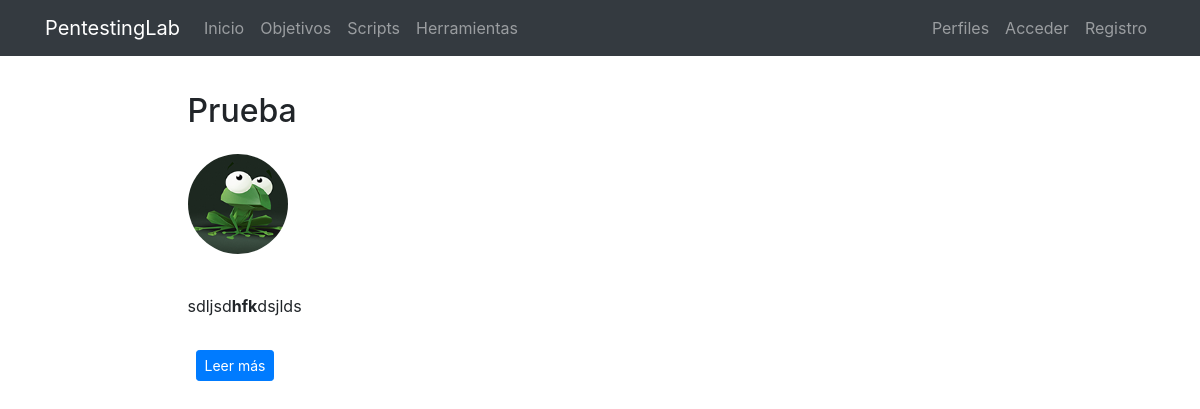
Page /es/scripts/ on the earlier database version.
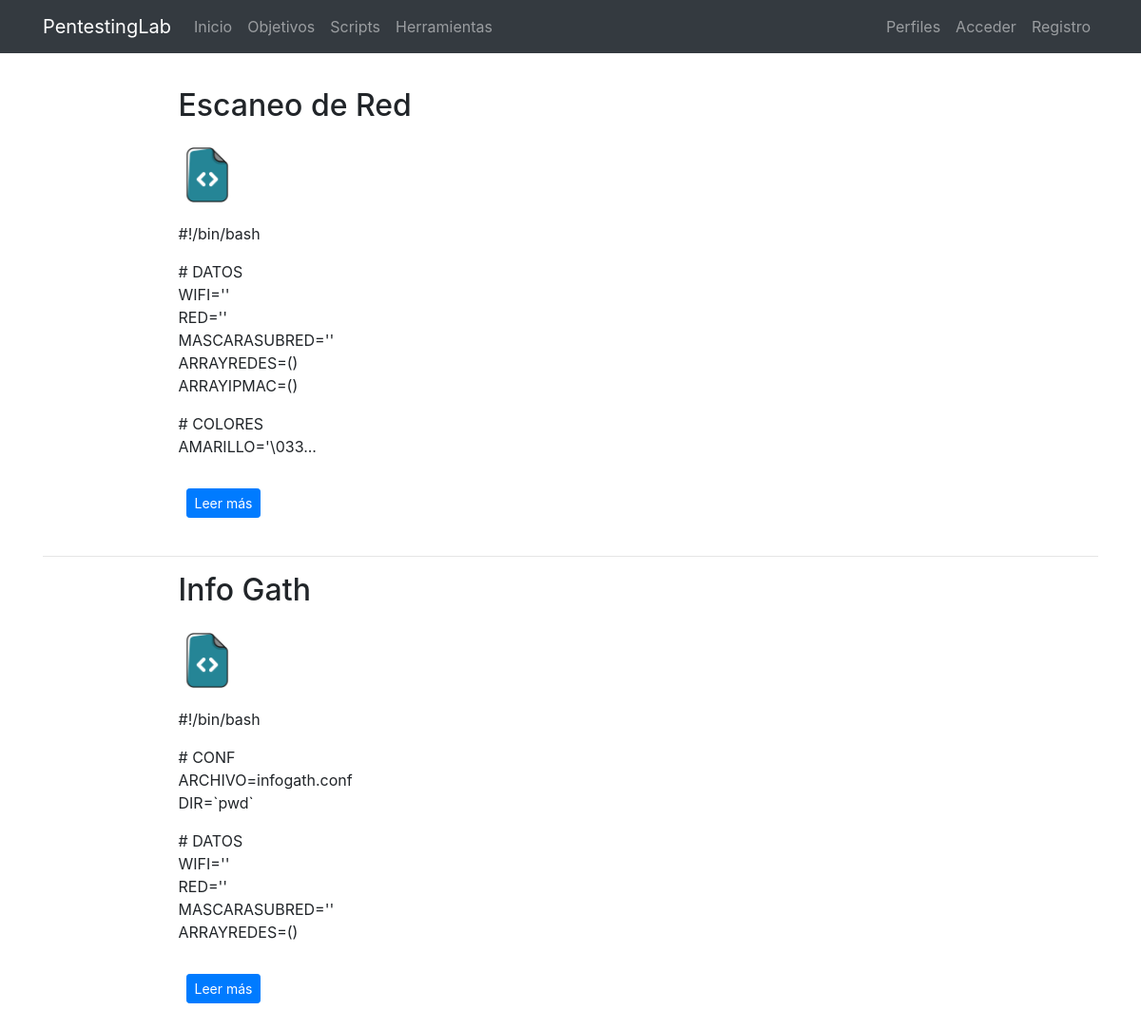
Same page on the later database version.
### scripts/models.py (models this page shows, shortened)
class Script(models.Model):
    name = models.CharField(verbose_name="Nombre", max_length=200)
    imagen = models.ImageField(upload_to=custom_upload_to, null=True, blank=True)
    content = RichTextField(verbose_name="Contenido")
    order = models.SmallIntegerField(verbose_name="Orden", default=0)
    created = models.DateTimeField(auto_now_add=True, verbose_name="Fecha de creación")
    updated = models.DateTimeField(auto_now=True, verbose_name="Fecha de edición")
    @property
    def imagen_url(self):
        if self.imagen and hasattr(self.imagen, 'url'):
            return self.imagen.url
        else:
            return "/media/scriptimages/script.png"
    class Meta:
        verbose_name = "script"
        verbose_name_plural = "scripts"
        ordering = ['order', '-updated']

### scripts/views.py (the view)
# urls.py: path('', ScriptListView.as_view(), name='scripts'),
class ScriptListView(ListView):
    model = Script

### scripts/templates/scripts/script_list.html (shortened to what this page needs)
{% extends 'core/base.html' %}
{% load static i18n %}
{% block content %}
{% include 'scripts/includes/scripts_menu.html' %}
<main role="main">
  <div class="container mb-4">
    {% for script in script_list|dictsort:"id" reversed %}
      <div class="row mt-3">
        <div class="col-md-9 mx-auto">
          <h2 class="mb-4">{{script.name}}</h2>
          {% if script.imagen_url == "/media/scriptimages/script.png" %}
            <img src="{{ script.imagen_url }}" alt="Avatar" style="width: 60px; height: 60px;" class="mb-1"></a>
          {% else %}
            <img src="{{ script.imagen_url }}" alt="Avatar" style="width: 100px; height: 100px; border-radius:50%" class="mb-4"></a>
          {% endif %}
          <div>
            <p>{{script.content|safe|truncatechars:"200"}}</p>
            <p><a href="{% url 'scripts:script' script.id script.name|slugify %}" class="btn btn-primary btn-sm m-2 mt-3">{% trans 'Leer más' %}</a>
            </p>
          </div>
        </div>
      </div>
      {% if not forloop.last %}<hr>{% endif %}
    {% endfor %}
  </div>
</main>
{% endblock %}

Differences in the rows shown:
removed Script: name "Prueba", imagen_url (picture), content "sdljsd hfk dsjlds"
added Script: name "Escaneo de Red", content "#!/bin/bash # DATOS WIFI='' RED='' MASCARASUBRED='' ARRAYREDES=() ARRAYIPMAC=() # COLORES AMARILLO='\\033..."
added Script: name "Info Gath", content "#!/bin/bash # CONF ARCHIVO=infogath.conf DIR=`pwd` # DATOS WIFI='' RED='' MASCARASUBRED='' ARRAYREDES=()"
